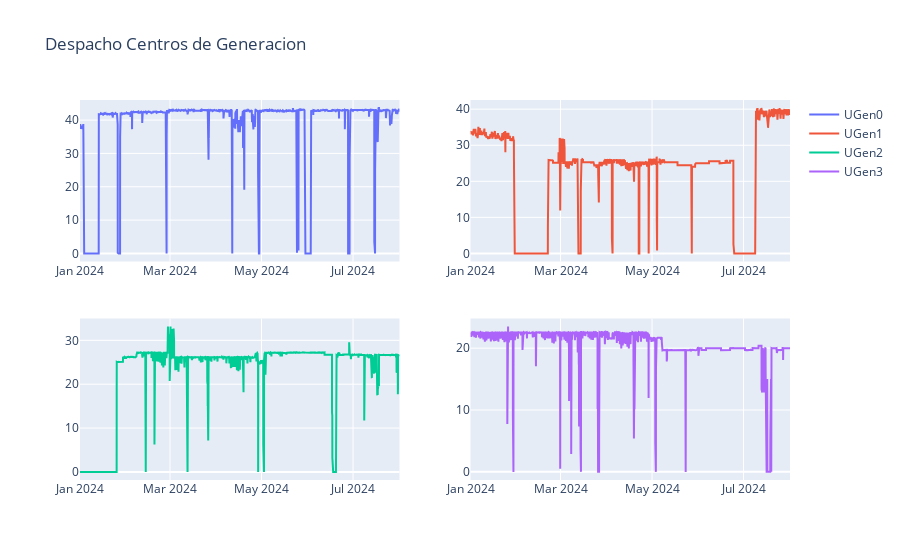

Notebook source saved alongside this figure:
### Code cell
# Graficar tendencia por CG en grafico independiente

# creacion de Fig usando Plotly GO subplots para tenre varias tendencias cada una en su propio subplot
# Creacion de una figura con 4 subplots 
fig = make_subplots(rows= 2, cols= 2)

# Agregas las series al gráfico
fig.add_trace(go.Scatter(x=df_CG['reftemp'].loc[df_CG['CeGen']=='TEO'], 
                         y=df_CG['despachoMW'].loc[df_CG['CeGen']=='TEO'], mode='lines', name='UGen0'), row=1, col=1)

fig.add_trace(go.Scatter(x=df_CG['reftemp'].loc[df_CG['CeGen']=='TES1'], 
                         y=df_CG['despachoMW'].loc[df_CG['CeGen']=='TES1'], mode='lines', name='UGen1'), row=1, col=2)

fig.add_trace(go.Scatter(x=df_CG['reftemp'].loc[df_CG['CeGen']=='TES2'], 
                         y=df_CG['despachoMW'].loc[df_CG['CeGen']=='TES2'], mode='lines', name='UGen2'), row=2, col=1)

fig.add_trace(go.Scatter(x=df_CG['reftemp'].loc[df_CG['CeGen']=='TES3'], 
                         y=df_CG['despachoMW'].loc[df_CG['CeGen']=='TES3'], mode='lines', name='UGen3'), row=2, col=2)

fig.update_layout(title_text= 'Despacho Centros de Generacion')
#fig.update_traces(['UGen1', 'UGen2', 'UGen3', 'UGen4'])
fig.show()

### Figure 1 — Plotly figure (JSON) as saved in the notebook; plotly's stock layout.template omitted (floating-point values rounded to 4 significant figures; data arrays with more than 128 entries replaced by an {"elided": "..."} marker saying what was removed)
{"data": [{"mode": "lines", "name": "UGen0", "type": "scatter", "x": {"elided": "5112 str values"}, "xaxis": "x", "y": {"elided": "5112 float values"}, "yaxis": "y"}, {"mode": "lines", "name": "UGen1", "type": "scatter", "x": {"elided": "5112 str values"}, "xaxis": "x2", "y": {"elided": "5112 float values"}, "yaxis": "y2"}, {"mode": "lines", "name": "UGen2", "type": "scatter", "x": {"elided": "5112 str values"}, "xaxis": "x3", "y": {"elided": "5112 float values"}, "yaxis": "y3"}, {"mode": "lines", "name": "UGen3", "type": "scatter", "x": {"elided": "5112 str values"}, "xaxis": "x4", "y": {"elided": "5112 float values"}, "yaxis": "y4"}], "layout": {"title": {"text": "Despacho Centros de Generacion"}, "xaxis": {"anchor": "y", "domain": [0, 0.45]}, "xaxis2": {"anchor": "y2", "domain": [0.55, 1]}, "xaxis3": {"anchor": "y3", "domain": [0, 0.45]}, "xaxis4": {"anchor": "y4", "domain": [0.55, 1]}, "yaxis": {"anchor": "x", "domain": [0.575, 1]}, "yaxis2": {"anchor": "x2", "domain": [0.575, 1]}, "yaxis3": {"anchor": "x3", "domain": [0, 0.425]}, "yaxis4": {"anchor": "x4", "domain": [0, 0.425]}}}
